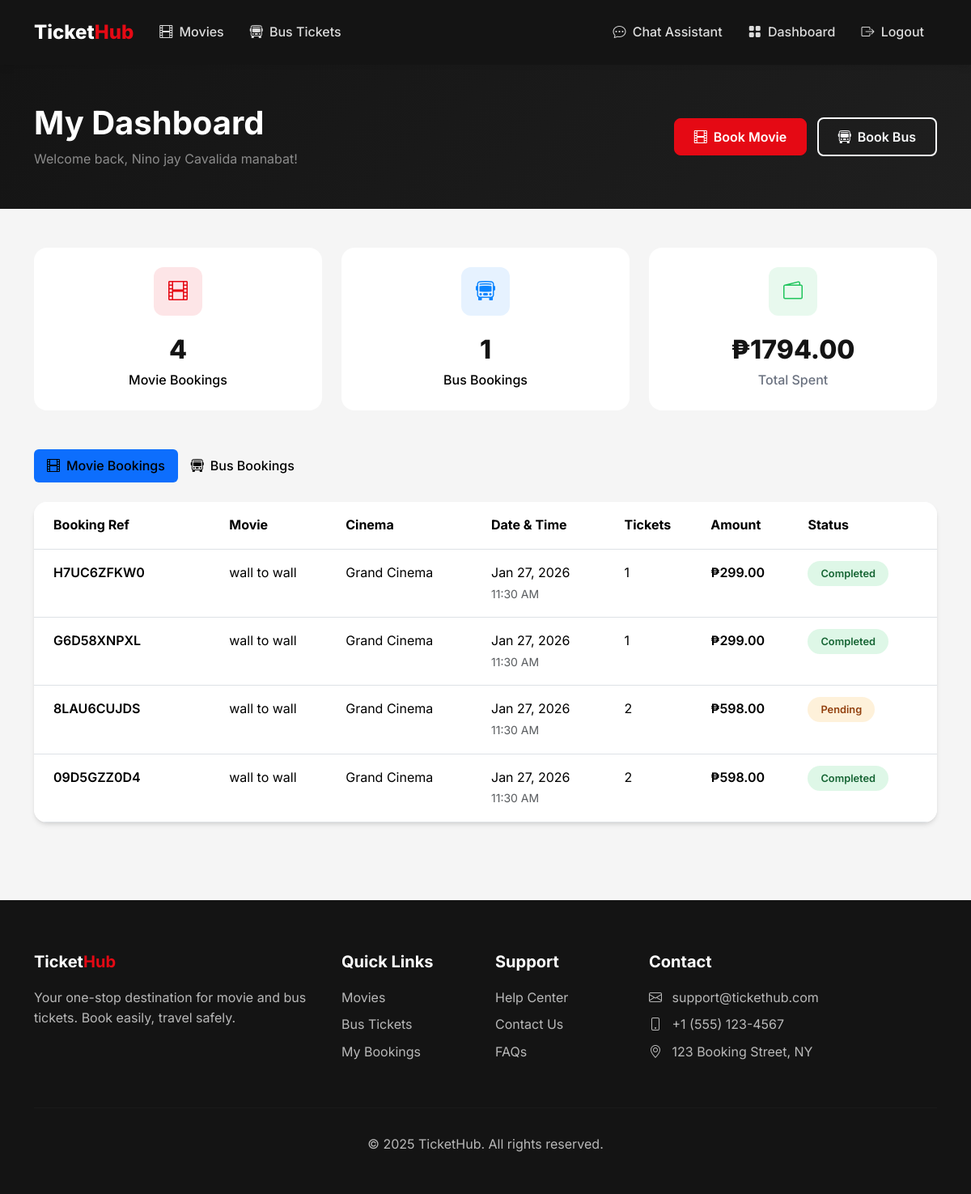
Page /dashboard (signed in) on the committed database.
### flask_app/app.py (models this page shows, shortened)
class User(UserMixin, db.Model):
    id = db.Column(db.Integer, primary_key=True)
    email = db.Column(db.String(120), unique=True, nullable=False)
    password_hash = db.Column(db.String(256), nullable=False)
    name = db.Column(db.String(100), nullable=False)
    phone = db.Column(db.String(20))
    is_admin = db.Column(db.Boolean, default=False)
    created_at = db.Column(db.DateTime, default=datetime.utcnow)
    movie_bookings = db.relationship('MovieBooking', backref='user', lazy=True)
    bus_bookings = db.relationship('BusBooking', backref='user', lazy=True)

class MovieBooking(db.Model):
    id = db.Column(db.Integer, primary_key=True)
    user_id = db.Column(db.Integer, db.ForeignKey('user.id'), nullable=False)
    showtime_id = db.Column(db.Integer, db.ForeignKey('showtime.id'), nullable=False)
    num_tickets = db.Column(db.Integer, nullable=False)
    seat_numbers = db.Column(db.String(200))
    total_amount = db.Column(db.Float, nullable=False)
    payment_status = db.Column(db.String(20), default='pending')  # pending, completed, failed
    payment_method = db.Column(db.String(20))     # 'card', 'ewallet', 'bank', 'online'
    payment_reference = db.Column(db.String(255)) # stripe/payment intent id or e-wallet/bank reference
    stripe_payment_id = db.Column(db.String(100))
    booking_reference = db.Column(db.String(20), unique=True)
    created_at = db.Column(db.DateTime, default=datetime.utcnow)

class Movie(db.Model):
    id = db.Column(db.Integer, primary_key=True)
    title = db.Column(db.String(200), nullable=False)
    description = db.Column(db.Text)
    genre = db.Column(db.String(100))
    duration = db.Column(db.Integer)  # in minutes
    rating = db.Column(db.String(10))  # PG, PG-13, R, etc.
    poster_image = db.Column(db.String(255))
    trailer_url = db.Column(db.String(255))
    release_date = db.Column(db.Date)
    is_active = db.Column(db.Boolean, default=True)
    created_at = db.Column(db.DateTime, default=datetime.utcnow)
    showtimes = db.relationship('Showtime', backref='movie', lazy=True, cascade='all, delete-orphan')

class Cinema(db.Model):
    id = db.Column(db.Integer, primary_key=True)
    name = db.Column(db.String(100), nullable=False)
    location = db.Column(db.String(200))
    total_seats = db.Column(db.Integer, default=100)
    showtimes = db.relationship('Showtime', backref='cinema', lazy=True)

class Showtime(db.Model):
    id = db.Column(db.Integer, primary_key=True)
    movie_id = db.Column(db.Integer, db.ForeignKey('movie.id'), nullable=False)
    cinema_id = db.Column(db.Integer, db.ForeignKey('cinema.id'), nullable=False)
    show_date = db.Column(db.Date, nullable=False)
    show_time = db.Column(db.Time, nullable=False)
    price = db.Column(db.Float, nullable=False)
    available_seats = db.Column(db.Integer)
    bookings = db.relationship('MovieBooking', backref='showtime', lazy=True)

### flask_app/app.py (the view)
@app.route('/dashboard')
@login_required
def dashboard():
    movie_bookings = MovieBooking.query.filter_by(user_id=current_user.id).order_by(MovieBooking.created_at.desc()).all()
    bus_bookings = BusBooking.query.filter_by(user_id=current_user.id).order_by(BusBooking.created_at.desc()).all()
    return render_template('dashboard/index.html', movie_bookings=movie_bookings, bus_bookings=bus_bookings)

### flask_app/app.py (called while the page is built)
@login_manager.user_loader
def load_user(user_id):
    return User.query.get(int(user_id))

### flask_app/templates/dashboard/index.html (shortened to what this page needs)
{% extends 'base.html' %}
{% block content %}
<section class="py-5" style="background: linear-gradient(135deg, var(--dark) 0%, var(--dark-lighter) 100%);">
    <div class="container">
        <div class="row align-items-center">
            <div class="col">
                <h1 class="text-white fw-bold mb-2">My Dashboard</h1>
                <p class="text-white-50 mb-0">Welcome back, {{ current_user.name }}!</p>
            </div>
            <div class="col-auto">
                <a href="{{ url_for('movies') }}" class="btn btn-primary me-2">
                    <i class="bi bi-film me-2"></i>Book Movie
                </a>
                <a href="{{ url_for('search_bus') }}" class="btn btn-outline-light">
                    <i class="bi bi-bus-front me-2"></i>Book Bus
                </a>
            </div>
        </div>
    </div>
</section>
<section class="py-5">
    <div class="container">
        <div class="row g-4 mb-5">
            <div class="col-md-4">
                <div class="stat-card">
                    <div class="stat-icon" style="background: rgba(229, 9, 20, 0.1);">
                        <i class="bi bi-film" style="color: var(--primary);"></i>
                    </div>
                    <div class="stat-value">{{ movie_bookings|length }}</div>
                    <div class="stat-label" style="color: #000;">Movie Bookings</div>
                </div>
            </div>
            <div class="col-md-4">
                <div class="stat-card">
                    <div class="stat-icon" style="background: rgba(10, 132, 255, 0.1);">
                        <i class="bi bi-bus-front" style="color: var(--secondary);"></i>
                    </div>
                    <div class="stat-value">{{ bus_bookings|length }}</div>
                    <div class="stat-label" style="color: #000;">Bus Bookings</div>
                </div>
            </div>
            <div class="col-md-4">
                <div class="stat-card">
                    <div class="stat-icon" style="background: rgba(34, 197, 94, 0.1);">
                        <i class="bi bi-wallet2" style="color: #22C55E;"></i>
                    </div>
                    <div class="stat-value">₱{{ "%.2f"|format(
                        (movie_bookings|selectattr('payment_status', 'equalto', 'completed')|sum(attribute='total_amount')) +
                        (bus_bookings|selectattr('payment_status', 'equalto', 'completed')|sum(attribute='total_amount'))
                    ) }}</div>
                    <div class="stat-label">Total Spent</div>
                </div>
            </div>
        </div>
        <ul class="nav nav-pills mb-4" role="tablist">
            <li class="nav-item">
                <button class="nav-link active px-4" data-bs-toggle="pill" data-bs-target="#movie-bookings" style="color: #000 !important;">
                    <i class="bi bi-film me-2"></i>Movie Bookings
                </button>
            </li>
            <li class="nav-item">
                <button class="nav-link px-4" data-bs-toggle="pill" data-bs-target="#bus-bookings" style="color: #000 !important;">
                    <i class="bi bi-bus-front me-2"></i>Bus Bookings
                </button>
            </li>
        </ul>
        <div class="tab-content">
            <div class="tab-pane fade show active" id="movie-bookings">
                {% if movie_bookings %}
                    <div class="card">
                        <div class="table-responsive">
                            <table class="table table-hover mb-0">
                                <thead class="bg-light">
                                    <tr>
                                        <th class="px-4 py-3">Booking Ref</th>
                                        <th class="py-3">Movie</th>
                                        <th class="py-3">Cinema</th>
                                        <th class="py-3">Date & Time</th>
                                        <th class="py-3">Tickets</th>
                                        <th class="py-3">Amount</th>
                                        <th class="py-3">Status</th>
                                    </tr>
                                </thead>
                                <tbody>
                                    {% for booking in movie_bookings %}
                                    <tr>
                                        <td class="px-4 py-3">
                                            <span class="fw-semibold">{{ booking.booking_reference }}</span>
                                        </td>
                                        <td class="py-3">{{ booking.showtime.movie.title }}</td>
                                        <td class="py-3">{{ booking.showtime.cinema.name }}</td>
                                        <td class="py-3">
                                            {{ booking.showtime.show_date.strftime('%b %d, %Y') }}<br>
                                            <small class="text-muted">{{ booking.showtime.show_time.strftime('%I:%M %p') }}</small>
                                        </td>
                                        <td class="py-3">{{ booking.num_tickets }}</td>
                                        <td class="py-3 fw-semibold">₱{{ "%.2f"|format(booking.total_amount) }}</td>
                                        <td class="py-3">
                                            {% if booking.payment_status == 'completed' %}
                                                <span class="badge-status badge-completed">Completed</span>
                                            {% else %}
                                                <span class="badge-status badge-pending">Pending</span>
                                            {% endif %}
                                        </td>
                                    </tr>
                                    {% endfor %}
                                </tbody>
                            </table>
                        </div>
                    </div>
                {% endif %}
            </div>
        </div>
    </div>
</section>
{% endblock %}

### flask_app/static/css/main.css (style rules this page uses)
:root { --primary: #E50914; --primary-dark: #B20710; --secondary: #0A84FF; --dark: #141414; --dark-lighter: #1F1F1F; --gray-100: #F5F5F5; --gray-200: #E5E5E5; --gray-300: #D4D4D4; --gray-600: #6B7280; --gray-800: #2D2D2D; --success: #22C55E; --warning: #F59E0B; }
* { margin: 0; padding: 0; box-sizing: border-box; }
body { font-family: 'Inter', -apple-system, BlinkMacSystemFont, sans-serif; background-color: var(--gray-100); color: var(--dark); line-height: 1.6; }
.nav-link { color: rgba(255,255,255,0.85) !important; font-weight: 500; padding: 0.5rem 1rem !important; transition: all 0.2s ease; }
.nav-link.active { color: var(--primary) !important; }
.btn-primary { background: var(--primary); border-color: var(--primary); font-weight: 600; padding: 0.625rem 1.5rem; border-radius: 8px; transition: all 0.2s ease; }
.btn-outline-light { border-width: 2px; font-weight: 600; padding: 0.625rem 1.5rem; border-radius: 8px; }
.card { border: none; border-radius: 16px; box-shadow: 0 4px 6px -1px rgba(0,0,0,0.1), 0 2px 4px -1px rgba(0,0,0,0.06); transition: all 0.3s ease; overflow: hidden; }
.badge-status { padding: 0.5rem 1rem; border-radius: 20px; font-weight: 600; font-size: 0.8rem; }
.badge-completed { background: rgba(34, 197, 94, 0.15); color: #166534; }
.badge-pending { background: rgba(245, 158, 11, 0.15); color: #92400e; }
.stat-card { background: #fff; border-radius: 16px; padding: 1.5rem; text-align: center; }
.stat-card .stat-icon { width: 60px; height: 60px; border-radius: 12px; display: flex; align-items: center; justify-content: center; font-size: 1.5rem; margin: 0 auto 1rem; }
.stat-card .stat-value { font-size: 2rem; font-weight: 800; color: var(--dark); }
.stat-card .stat-label { color: var(--gray-600); font-weight: 500; }
.card { border-radius: 16px; box-shadow: 0 4px 12px rgba(0,0,0,0.07); border: none; }
.btn-primary { background: #E50914; border-color: #E50914; font-weight: 600; border-radius: 8px; transition: background 0.2s; }
.fw-bold { font-weight: 700 !important; }

### flask_app/templates/base.html (style rules this page uses)
:root { --primary: #E50914; --primary-dark: #B20710; --secondary: #0A84FF; --dark: #141414; --dark-lighter: #1F1F1F; --gray-100: #F5F5F5; --gray-200: #E5E5E5; --gray-300: #D4D4D4; --gray-600: #6B7280; --gray-800: #2D2D2D; --success: #22C55E; --warning: #F59E0B; }
* { margin: 0; padding: 0; box-sizing: border-box; }
body { font-family: 'Inter', -apple-system, BlinkMacSystemFont, sans-serif; background-color: var(--gray-100); color: var(--dark); line-height: 1.6; }
.nav-link { color: rgba(255,255,255,0.85) !important; font-weight: 500; padding: 0.5rem 1rem !important; transition: all 0.2s ease; }
.nav-link.active { color: var(--primary) !important; }
.btn-primary { background: var(--primary); border-color: var(--primary); font-weight: 600; padding: 0.625rem 1.5rem; border-radius: 8px; transition: all 0.2s ease; }
.btn-outline-light { border-width: 2px; font-weight: 600; padding: 0.625rem 1.5rem; border-radius: 8px; }
.card { border: none; border-radius: 16px; box-shadow: 0 4px 6px -1px rgba(0,0,0,0.1), 0 2px 4px -1px rgba(0,0,0,0.06); transition: all 0.3s ease; overflow: hidden; }
.badge-status { padding: 0.5rem 1rem; border-radius: 20px; font-weight: 600; font-size: 0.8rem; }
.badge-completed { background: rgba(34, 197, 94, 0.15); color: #166534; }
.badge-pending { background: rgba(245, 158, 11, 0.15); color: #92400e; }
.stat-card { background: #fff; border-radius: 16px; padding: 1.5rem; text-align: center; }
.stat-card .stat-icon { width: 60px; height: 60px; border-radius: 12px; display: flex; align-items: center; justify-content: center; font-size: 1.5rem; margin: 0 auto 1rem; }
.stat-card .stat-value { font-size: 2rem; font-weight: 800; color: var(--dark); }
.stat-card .stat-label { color: var(--gray-600); font-weight: 500; }

### rows in the picture
User: name "Nino jay Cavalida manabat"
MovieBooking: booking_reference "H7UC6ZFKW0", showtime.movie "wall to wall", showtime.cinema.name "Grand Cinema", showtime.show_date "Jan 27, 2026", showtime.show_time "11:30 AM", num_tickets "1", total_amount "299.00", payment_status "Completed"
MovieBooking: booking_reference "G6D58XNPXL", showtime.movie "wall to wall", showtime.cinema.name "Grand Cinema", showtime.show_date "Jan 27, 2026", showtime.show_time "11:30 AM", num_tickets "1", total_amount "299.00", payment_status "Completed"
MovieBooking: booking_reference "8LAU6CUJDS", showtime.movie "wall to wall", showtime.cinema.name "Grand Cinema", showtime.show_date "Jan 27, 2026", showtime.show_time "11:30 AM", num_tickets "2", total_amount "598.00", payment_status "Pending"
MovieBooking: booking_reference "09D5GZZ0D4", showtime.movie "wall to wall", showtime.cinema.name "Grand Cinema", showtime.show_date "Jan 27, 2026", showtime.show_time "11:30 AM", num_tickets "2", total_amount "598.00", payment_status "Completed"

### other values in the picture
{{ movie_bookings|length }} "4"
{{ bus_bookings|length }} "1"
